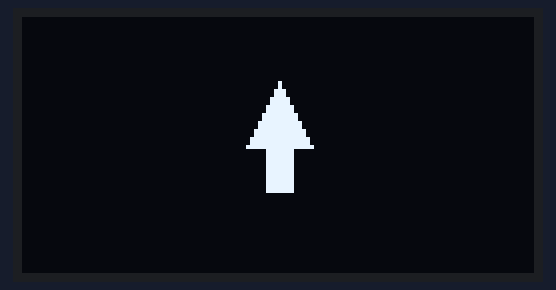
The sketch below on a simulated Arduino Uno, built with avr-gcc and run on an emulated ATmega328P. Shown: 128×64 one-colour display. What the sketch prints to the serial monitor is not drawn.

Above: at 0.1 s.
At 2.1 s:
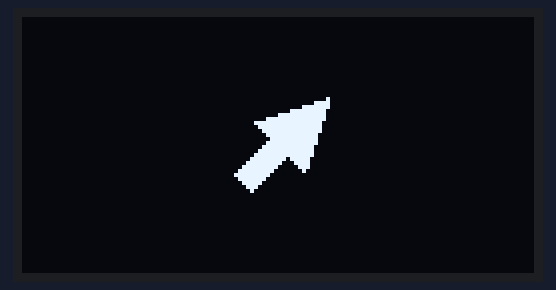
At 4.2 s:
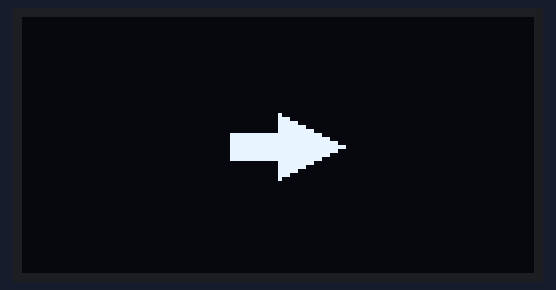
At 6.2 s:
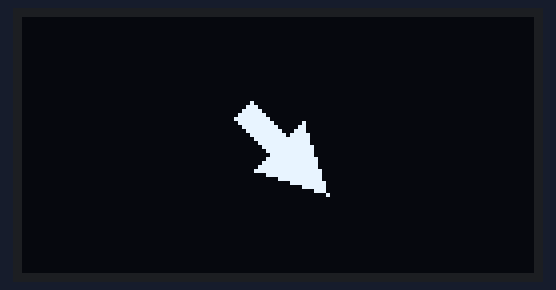
At 10.3 s:
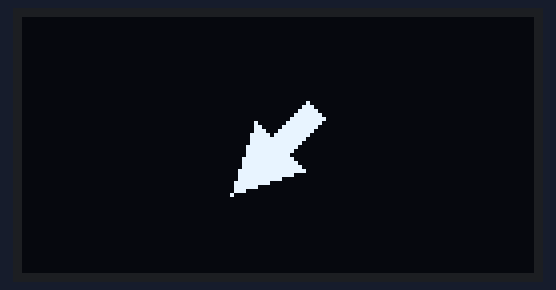
At 14.3 s:
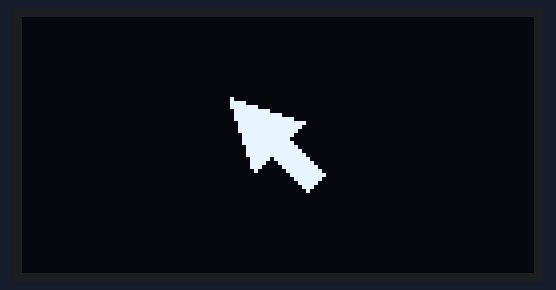

Measured:
- what the display in image 1 shows lasts 2.0 s, from 2.1 s to 4.1 s

The sketch:

OLED_display.ino
```cpp
#include <Adafruit_SSD1306.h>

#define SCREEN_WIDTH 128 // OLED display width, in pixels
#define SCREEN_HEIGHT 64 // OLED display height, in pixels

#define OLED_RESET     -1 // Reset pin # (or -1 if sharing Arduino reset pin)
#define SCREEN_ADDRESS 0x3C
Adafruit_SSD1306 display(SCREEN_WIDTH, SCREEN_HEIGHT, &Wire, OLED_RESET);

void setup() {
  Serial.begin(115200);
  while (!Serial) delay(10);
  Serial.println("Begin program: OLED Display arrows");

  if(!display.begin(SSD1306_SWITCHCAPVCC, SCREEN_ADDRESS)) {
    Serial.println(F("SSD1306 allocation failed"));
    for(;;); // Don't proceed, loop forever
  }

  Serial.println("Drawing Arrow N");
  drawArrow_N();
  Serial.println("Done drawing");
  delay(2000);
  Serial.println("Drawing Arrow NE");
  drawArrow_NE();
  Serial.println("Done drawing");
  delay(2000);
  Serial.println("Drawing Arrow E");
  drawArrow_E();
  Serial.println("Done drawing");
  delay(2000);
  Serial.println("Drawing Arrow SE");
  drawArrow_SE();
  Serial.println("Done drawing");
  delay(2000);
  Serial.println("Drawing Arrow S");
  drawArrow_S();
  Serial.println("Done drawing");
  delay(2000);
  Serial.println("Drawing Arrow SW");
  drawArrow_SW();
  Serial.println("Done drawing");
  delay(2000);
  Serial.println("Drawing Arrow W");
  drawArrow_W();
  Serial.println("Done drawing");
  delay(2000);
  Serial.println("Drawing Arrow NW");
  drawArrow_NW();
  Serial.println("Done drawing");
  delay(2000);

}

void loop() {

}

void drawArrow_N() {
  display.clearDisplay();
  // fillTriangle(x1, y1, x2, y2, x3, y3, color)
  display.fillTriangle(
    display.width()/2  , display.height()/2-16,
    display.width()/2-8, display.height()/2,
    display.width()/2+8, display.height()/2, WHITE);
  // fillRect(x, y, width, height, color)
  display.fillRect(display.width()/2-3, display.height()/2, 7, 12, WHITE);
  display.display();

}

void drawArrow_NE() {
  display.clearDisplay();
  // fillTriangle(x1, y1, x2, y2, x3, y3, color)
  display.fillTriangle(
    58, 26,
    70, 38,
    76, 20, WHITE);
  display.fillTriangle(
    62, 30,
    66, 34,
    53, 39, WHITE);
  display.fillTriangle(
    57, 43,
    53, 39,
    66, 34, WHITE);
  display.display();

}

void drawArrow_E() {
  display.clearDisplay();
  // fillTriangle(x1, y1, x2, y2, x3, y3, color)
  display.fillTriangle(
    display.width()/2+16, display.height()/2,
    display.width()/2, display.height()/2+8,
    display.width()/2, display.height()/2-8, WHITE);
  // fillRect(x, y, width, height, color)
  display.fillRect(display.width()/2-12, display.height()/2-3, 12, 7, WHITE);
  display.display();

}

void drawArrow_SE() {
  display.clearDisplay();
  // fillTriangle(x1, y1, x2, y2, x3, y3, color)
  display.fillTriangle(
    58, 38,
    70, 26,
    76, 44, WHITE);
  display.fillTriangle(
    53, 25,
    57, 21,
    62, 34, WHITE);
  display.fillTriangle(
    62, 34,
    66, 30,
    57, 21, WHITE);
  display.display();

}

void drawArrow_S() {
  display.clearDisplay();
  // fillTriangle(x1, y1, x2, y2, x3, y3, color)
  display.fillTriangle(
    display.width()/2  , display.height()/2+16,
    display.width()/2-8, display.height()/2,
    display.width()/2+8, display.height()/2, WHITE);
  // fillRect(x, y, width, height, color)
  display.fillRect(display.width()/2-3, display.height()/2-12, 7, 12, WHITE);
  display.display();

}

void drawArrow_SW() {
  display.clearDisplay();
  // fillTriangle(x1, y1, x2, y2, x3, y3, color)
  display.fillTriangle(
    58, 26,
    70, 38,
    52, 44, WHITE);
  display.fillTriangle(
    71, 21,
    75, 25,
    66, 34, WHITE);
  display.fillTriangle(
    62, 30,
    66, 34,
    71, 21, WHITE);
  display.display();

}

void drawArrow_W() {
  display.clearDisplay();
  // fillTriangle(x1, y1, x2, y2, x3, y3, color)
  display.fillTriangle(
    display.width()/2-16, display.height()/2,
    display.width()/2, display.height()/2+8,
    display.width()/2, display.height()/2-8, WHITE);
  // fillRect(x, y, width, height, color)
  display.fillRect(display.width()/2, display.height()/2-3, 12, 7, WHITE);
  display.display();

}

void drawArrow_NW() {
  display.clearDisplay();
  // fillTriangle(x1, y1, x2, y2, x3, y3, color)
  display.fillTriangle(
    52, 20,
    58, 38,
    70, 26, WHITE);
  display.fillTriangle(
    62, 34,
    66, 30,
    71, 43, WHITE);
  display.fillTriangle(
    71, 43,
    75, 39,
    66, 30, WHITE);
  display.display();

}
```
